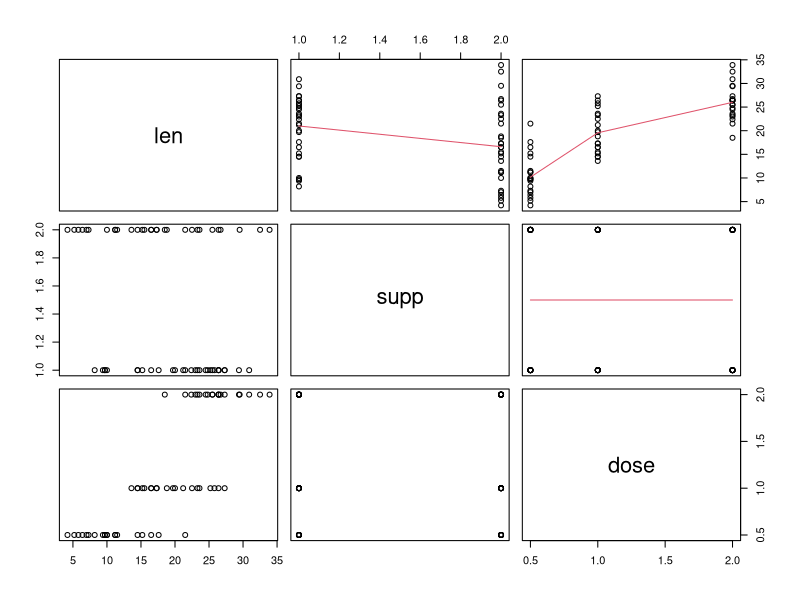
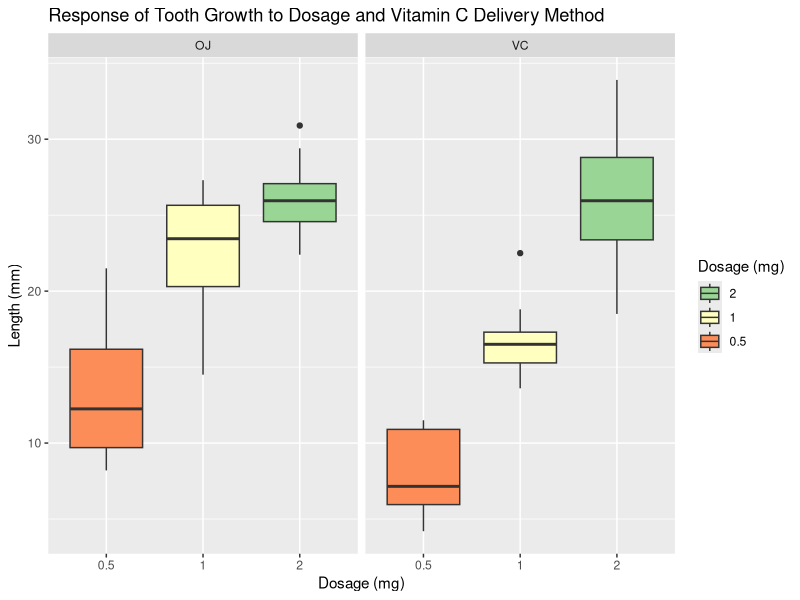

Recreate these plots in R, in order. (Note: this script raises an error after producing the figures.)
## ---- chunk 1
library(datasets)
library(ggplot2)
data(ToothGrowth)
names(ToothGrowth)
pairs(ToothGrowth, upper.panel = panel.smooth)
## ---- chunk 2
fit <- lm(len ~ ., data=ToothGrowth)
summary(fit)
## ---- chunk 3
ggplot(ToothGrowth, aes(x=factor(dose), y=len, fill=factor(dose))) + 
  geom_boxplot() + 
  scale_fill_brewer(palette="Spectral", name="Dosage (mg)") +
  guides(fill = guide_legend(reverse=TRUE)) +
  xlab("Dosage (mg)") +
  ylab("Length (mm)") +
  facet_grid(.~supp) + 
  ggtitle("Response of Tooth Growth to Dosage and Vitamin C Delivery Method")
## ---- chunk 4
data_half<-subset(ToothGrowth, dose==0.5)
data_one<-subset(ToothGrowth, dose==1)
data_two<-subset(ToothGrowth, dose==2)
                
t.test(len ~ supp, data=ToothGrowth, paired = TRUE) # Null hypothesis test for entire data set
t.test(len ~ supp, data=data_half, paired = TRUE) # Null hypothesis test for 0.5 mg dosage 
t.test(len ~ supp, data=data_one, paired = TRUE) # Null hypothesis test for 1.0 mg dosage
t.test(len ~ supp, data=data_two, paired = TRUE) # Null hypothesis test for 2.0 mg dosage
